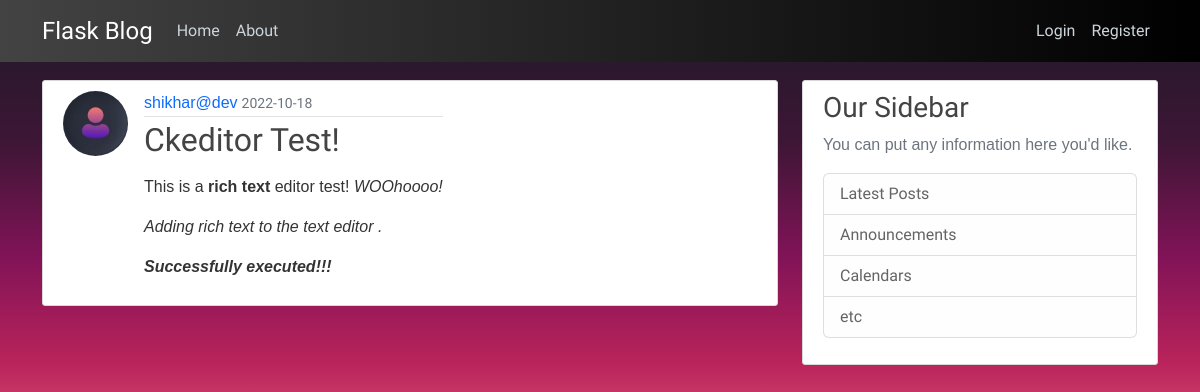
The page /post/5 on the database its author committed.
### flaskblog/models.py (models this page shows, shortened)
class User(db.Model, UserMixin):
    id = db.Column(db.Integer,primary_key=True)
    username = db.Column(db.String(25), unique=True,nullable=False)
    email = db.Column(db.String(125), unique=True,nullable=False)
    img_file = db.Column(db.String(20),nullable=False,default='default1.jpeg')
    password = db.Column(db.String(60),nullable = False,default='asdfghjklsid2983$&')
    posts = db.relationship('Post',backref='author',lazy=True)

class Post(db.Model):
        id = db.Column(db.Integer,primary_key=True)
        title =db.Column(db.String(400), unique=True,nullable=False)
        date_posted = db.Column(db.DateTime,nullable=False,default=datetime.utcnow)
        content = db.Column(db.Text,nullable=False)
        user_id = db.Column(db.Integer,db.ForeignKey('user.id'),nullable=False)

### flaskblog/routes.py (the view)
@app.route("/post/<int:post_id>",methods=['GET','POST'])
def post(post_id):
    post = Post.query.get_or_404(post_id)
    return render_template('post.html',title=post.title,post=post)

### flaskblog/templates/post.html (shortened to what this page needs)
{% extends "layout.html" %}
{% block content %}
    <article class="media content-section post">
      <img class="rounded-circle article-img" src="{{ url_for('static',filename='profile_pics/' + post.author.img_file) }}">
        <div class="media-body">
          <div class="article-metadata">
            <a class="mr-2 text-decoration-none" href="{{ url_for('user_posts',username=post.author.username) }}">{{ post.author.username }}</a>
            <small class="text-muted">{{ post.date_posted.strftime('%Y-%m-%d') }}</small>
          </div>
          <h2 class="article-title">{{ post.title }} </h2>
          <p class="article-content">{{ post.content|safe }}</p>
        </div>
      </article>
{% endblock %}

### flaskblog/static/main.css (style rules this page uses)
body { background-image: linear-gradient(to top, #dbdcd7 0%, #dddcd7 24%, #e2c9cc 30%, #e7627d 46%, #b8235a 59%, #801357 71%, #3d1635 84%, #1c1a27 100%); min-height: 100vh; color: #333333; margin-top: 5rem; }
a { text-decoration: none; }
h1, h2, h3, h4, h5, h6 { color: #444444; }
.article-metadata > a ,p { font-family: Verdana, Geneva, Tahoma, sans-serif; }
.content-section { background: #ffffff; font-size: medium; padding: 10px 20px; border: 1px solid #d8d8d8; border-radius: 3px; margin-bottom: 20px; }
.article-title { color: #444444; }
.article-content { white-space: pre-line; }
.article-img { height: 65px; width: 65px; margin-right: 16px; }
.article-metadata { padding-bottom: 1px; margin-bottom: 4px; border-bottom: 1px solid #e3e3e3; }
.post { width:100%; display: inline-flex; }

### rows shown on the page
User: img_file (placeholder picture), author.username "shikhar@dev"
Post: date_posted "2022-10-18", title "Ckeditor Test!", content "This is a rich text editor test! WOOhoooo! Adding rich text to the text editor . Successfully executed!!!"
